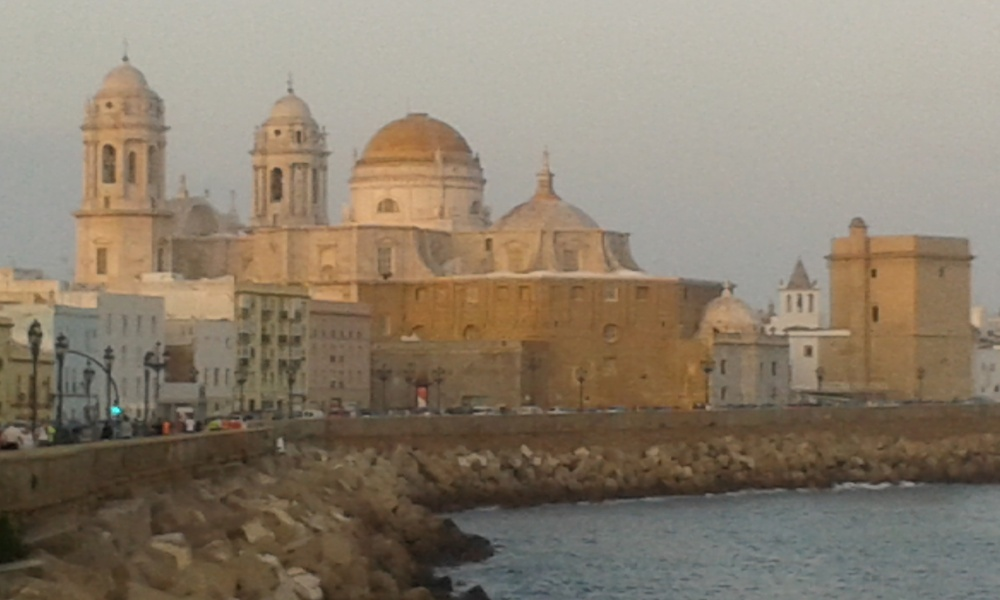
#> input picture Codes/Images/cadiz2015.jpg, 1000 x 600 px, shrunk from 2560 x 1536 before the run
$ jupyter execute 'Clase II.ipynb'   (shell and % lines are left out)
#> lines starting #> are read from the running program, lines starting #| are printed output that depends on the picture
# Clase II curso 2020-2021. Emanuele Schiavi

Copiamos la carpeta de imágenes desde el repositorio

Definicion vectores en 2D

[cell 1]
import numpy as np
import matplotlib.pyplot as plt

[cell 2]
orig = np.zeros([5,2])
v_1 = np.array([[1],[0]])
v_2 = np.array([[1],[1]])
n_1 = np.array([[-1],[1]])
n_2 = np.array([[0],[2]])
u_1 = np.array([[3],[7]])

u = np.concatenate([v_1, v_2, n_1, n_2, u_1], axis=1).transpose()
plt.figure()
plt.quiver(orig[:,0], orig[:,1], u[:,0], u[:,1],
           angles='xy', scale_units='xy', scale=1,
           color=['r', 'g', 'b', 'c', 'k'])

plt.xlim(-2,4)
plt.ylim(-1,8)
plt.show()
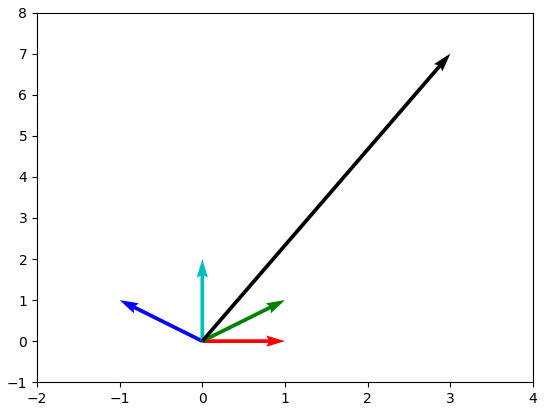
#> figure drawn by matplotlib, 1 panel

Definicion vectores en 3D

[cell 3]
orig = np.asarray([0,0,0]).reshape(3,1)
u=np.asarray([-4,2,-1]).reshape(3,1)
v=np.asarray([2,-1,1/2]).reshape(3,1)
w=np.asarray([0,1,2]).reshape(3,1)
r=np.asarray([-2,-1,-1]).reshape(3,1)

[cell 4]
ax = plt.figure().add_subplot(projection='3d')
ax.quiver(orig[0], orig[1], orig[2], u[0], u[1], u[2], length=1, arrow_length_ratio=0.1, color='r')
ax.quiver(orig[0], orig[1], orig[2], v[0], v[1], v[2], length=1, arrow_length_ratio=0.1, color='b')
ax.quiver(orig[0], orig[1], orig[2], w[0], w[1], w[2], length=1, arrow_length_ratio=0.1, color='g')
ax.quiver(orig[0], orig[1], orig[2], r[0], r[1], r[2], length=1, arrow_length_ratio=0.1, color='m')

ax.quiver(orig[0], orig[1], orig[2], [1], [0], [0], length=1, arrow_length_ratio=0.1, color='k')
ax.quiver(orig[0], orig[1], orig[2], [0], [1], [0], length=1, arrow_length_ratio=0.1, color='k')
ax.quiver(orig[0], orig[1], orig[2], [0], [0], [1], length=1, arrow_length_ratio=0.1, color='k')

ax.set_xlim(-4,4)
ax.set_ylim(-4,4)
ax.set_zlim(-4,4)
plt.show()
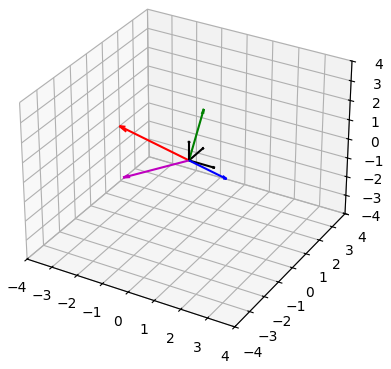
#> figure drawn by matplotlib, 1 panel

# 2.1.1. Dependencia e Independencia Lineal
Ejercicio 2.1 estudiar independencia lineal

* Para esta sección utilizaremos la librería de cómputo simbólico ```sympy```

[cell 5]
from sympy import *
from IPython.display import Math, display

v_1=[1,-1,0] # definimos los vectores fila
v_2=[0,1,2]
v_3=[1,0,2]

A = Matrix([v_1, v_2, v_3]).transpose() # por eso transponemos la matriz
A

[cell 6]
Matrix([1, -1,0])

[cell 7]
x, y, z = symbols("x y z")
X = Matrix([x, y, z]) # Creamos una matriz (vector columna) de símbolos
A*X # Actuación del operador matricial

Aplicamos el algoritmo de reducción a forma escalonada por filas (Gauss)

[cell 8]
A = Matrix(A)
A_red, _ = A.rref()
A_red

Puesto que ```A_red``` tiene 2 filas distintas de cero, el rango de ```A``` es 2. Tiene 2 vectores linealmente independientes.

# 2.1.2. Sistemas de Generadores, Bases y Bases Ortogonales
Ejercicio 2.2 extraer una base

[cell 9]
u1 = [4, -5, 7]
u2 = [2, -3, 4]
u3 = [1, 1, -2]
u4 = [2, -1, 1]

M = Matrix([u1, u2, u3, u4]).transpose()
A_red = M.rref()[0]
A_red

 Coeficientes de la combinación lineal:

[cell 10]
c = A_red[:,3] # selecciono la columna con los coeficientes de u_4 en la base
c

En efecto, se verifica:

[cell 11]
res = c[0]*Matrix(u1) + c[1]*Matrix(u2) + c[2]*Matrix(u3) - Matrix(u4) # debe ser cero
res

# Ejercicio 2.3

Dimension del Subespacio Generado por 2 vectores:

[cell 12]
u_1 = [-1, 1, 0]
u_2 = [ 0, 1, 1]
A = Matrix([u_1, u_2])
rango = A.rank()
rango

# 2.1.2 Cambio de base

Ejemplo

[cell 13]
e1 = [1, 0] # primer vector base canonica Bc
e2 = [0, 1] # segundo vector base canonica Bc
b11 = [1, 0] # [-1, 1]'%[1, 0]' % primer vector base B1
b12 = [1, 1] # [2, 0]'%[1, 1]' % segundo vector base B1
b21 = [-1, 1] # [1, 1]'%[-1, 1]' % primer vector base B2
b22 = [0, 2] # [0, -1]' %[0, 2]' % segundo vector base B2

[cell 14]
B_C = Matrix([e1, e2]).transpose()
B_1 = Matrix([b11, b12]).transpose()
B_2 = Matrix([b21, b22]).transpose()
x = Matrix([2, 2]) # coordenadas en BC

[cell 15]
B_C

[cell 16]
B_1

[cell 17]
B_2

ciclo Bc->B1->B2->Bc

[cell 18]
P_1 = B_1.inv() # matriz de paso Bc -> B1
P_2 = B_2.inv()*B_1 # matriz de paso B1 -> B2
P_3 = B_2 # matriz de paso B2 -> Bc

[cell 19]
P_1

[cell 20]
P_2

[cell 21]
P_3

Coordenadas en $B_1$: $B_1 y_{B1}=x_{BC}$ que es $Py=x$ luego $y=P^-1 x$

* Nótese: $y_{B1}$ es el vector $x_{BC}$ visto desde la base $B_1$

[cell 22]
# MATLAB y_B1 = B_1\x # P=M(B_C,B1) como me escribo los vectores de BV en BC

y_B1 = B_1.solve(x) # por defecto usa eliminación Gauss-Jordan
y_B1 = B_1.LUsolve(x)
y_B1 = B_1.QRsolve(x)
y_B1 = B_1.inv()*x
y_B1 = B_1.pinv()*x
y_B1

[cell 23]
#verifica
residuo=(B_1*y_B1-x).norm()
residuo

Coordenadas en B_2

[cell 24]
y_B2 = B_2.solve(x)
# verifica
residuo = (B_2*y_B2-x).norm()
residuo

Matriz de paso B1 a B2

[cell 25]
# P=M(B1,B2) como me escribo los vectores de B1 en B2
p1 = B_2.solve(Matrix(b11))
p2 = B_2.solve(Matrix(b12))
P = p1.row_join(p2) # P = [p1, p2]
P

[cell 26]
Y = P*y_B2 # pasa (proyecta) las coordenadas de B1 a B2
Y

Resolucion directa

[cell 27]
PP = B_2.solve(B_1 )
PP

# Ejercicio 2.5

[cell 28]
v1 = [1, 0] # primer vector base BV
v2 = [1, 1] # segundo vector base BV
n1 = [-1, 1] # primer vector base BN
n2 = [0, 2] # segundo vector base BN
B_V = Matrix([v1, v2]).transpose() # matriz de paso BC a BV
B_N = Matrix([n1, n2]).transpose() # matriz de paso BC a BN
x = Matrix([3, 7]) # coordenadas en BC

Coordenadas en $B_V$: $B_V y_{B_V}=x_{BC}$ que es $Py=x$ luego $y=P^{-1}x$

[cell 29]
y_BV = B_V.solve(x) # P=M(B_C,BV) como me escribo los vectores de BV en BC
y_BV

Coordenadas en $B_N$

[cell 30]
y_BN = B_N.solve(x)
y_BN

Matriz de paso BV a BN
* $P=M(BV,BN)$ como me escribo los vectores de BN en BV

[cell 31]
p1 = B_N.solve(Matrix(v1))
p2 = B_N.solve(Matrix(v2))
P = p1.row_join(p2) # P = [p1, p2]
Y = P*y_BV # pasa (proyecta) las coordenadas de BV a BN
Y

Resolución directa

[cell 32]
PP = B_N.solve(B_V)
PP

# Ejercicio

[cell 33]
n = 2
A = np.random.randn(n,n) # genero la matriz
B = (1/2)*(A+A.transpose()) # la simetrizo
eigvals, V = np.linalg.eig(B) # clasifico la matriz
det = np.linalg.det(B) # compruebo que no es singular luego es una base
x = np.random.randn(n,1) # coordenadas en el sistema canonico
y = Matrix(V).LUsolve(Matrix(x)) #coordenadas en el nuevo sistema.
res = V*y-x
norm_res = res.norm()
norm_res

[cell 34]
Matrix(eigvals)

[cell 35]
Matrix(V)

# 2.1.3. Espacio Imagen y Núcleo

[cell 36]
# Calcular base ortonormal
A = Matrix([[1, 2, 3],
            [1, 2, 3],
            [1, 2, 3]])
A

[cell 37]
Z = A.nullspace()
Z_mat = Z[0].row_join(Z[1])
Z_mat

Compruebo que los vectores de Z estan en el kernel

[cell 38]
A*Z_mat

Base ortonormal

[cell 39]
Z_orthonormal = GramSchmidt(Z, orthonormal=True)
Z_orthonormal_mat = Z_orthonormal[0].row_join(Z_orthonormal[1])
Z_orthonormal_mat

Otro ejemplo

[cell 40]
A = Matrix([[1, -2, 0],
            [0, 0, 0],
            [2, -4, 0]])

rango = A.rank()
kernel = A.nullspace()

print('Rango:'+str(rango))
# Mostramos todos los vectores del núcleo (kernel es una lista de ellos dados por A.nullspace())
for i in kernel:
    display(i)

kernel_mat = kernel[0].row_join(kernel[1])
kernel_ortonormal = GramSchmidt(kernel, orthonormal=True)
kernel_ortonormal_mat = kernel_ortonormal[0].row_join(kernel_ortonormal[1])

kernel_ortonormal_mat

[cell 41]
A.rref()[0]

[cell 42]
GramSchmidt([A[:,0]], orthonormal=True)[0]

Otro ejemplo

[cell 43]
A = Matrix([[1, 2, 0],
            [0, 0, 0],
            [2, -4, 0]])

rango = A.rank()
kernel = A.nullspace()

print('Rango:'+str(rango))
# Mostramos todos los vectores del núcleo (kernel es una lista de ellos dados por A.nullspace())
for i in kernel:
    display(i)

En este caso tenemos $A^{m x n}$ donde $m = n = 3$.

El rango de $A$ es 2, que corresponde a la dimensión del espacio imagen de la matriz: $dim(\mathcal{R}(A))=2$

El núcleo de $A$ solo tiene 1 vector: $\left[\begin{matrix}0\\0\\1\end{matrix}\right]$, por tanto la dimensión del núcleo $dim(\mathcal{N}(A))=1$

En efecto, esto cumple la condición del teorema de la dimensión:

$\underbrace{n}_{3} = \underbrace{dim(\mathcal{R}(A))}_{2} + \underbrace{dim(\mathcal{N}(A))}_{1}$

# 2.1.4 Normas

## Normas Vectoriales

[cell 44]
u = np.array([-1, 2, 0, -4])
norma2 = np.linalg.norm(u, ord=2)
norma1 = np.linalg.norm(u, ord=1)
norma_inf = np.linalg.norm(u, ord=np.inf)

print('Norma 2:' + str(norma2))
print('Norma 1:' + str(norma1))
print('Norma infinito:' + str(norma_inf))

## Normas Matriciales

[cell 45]
A= np.array([[-1, 2, 0],[-4, 2, 0]])

norma2 = np.linalg.norm(A, ord=2)
norma1 = np.linalg.norm(A, ord=1)
norma_inf = np.linalg.norm(A, ord=np.inf)
norma_fro = np.linalg.norm(A, ord='fro')

norma2_A_vectorizada = np.linalg.norm(A.flatten(), ord=2)

print('Norma 2:' + str(norma2))
print('Norma 1:' + str(norma1))
print('Norma infinito:' + str(norma_inf))
print('Norma frobenius:' + str(norma_fro))
print('Norma 2 de A vectorizada:' + str(norma2_A_vectorizada))

# Ejercicio 1.10 calculo de la energia

[cell 46]
from PIL import Image

path_to_image = './Images/cadiz2015.jpg'
im = Image.open(path_to_image)
#> im is the input picture: PIL image 1000x600 RGB; mean R, G, B 138.3, 126.1, 109.2
im_bw = im.convert('L') # https://pillow.readthedocs.io/en/stable/reference/Image.html#PIL.Image.Image.convert
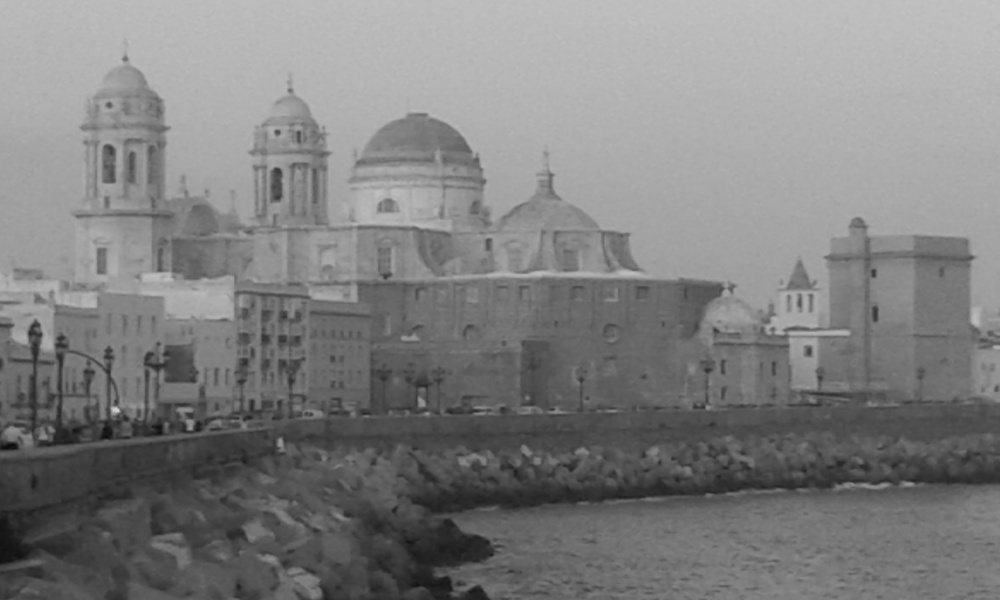
#> im_bw: PIL image 1000x600 L; min 11, max 210, mean 127.8
plt.imshow(im_bw, cmap="gray")
plt.axis('off')
plt.show()

I = np.asarray(im_bw)/255.0 # pasamos a numpy.array y al rango [0, 1]

norma_imagen_1 = np.linalg.norm(I, ord=1)
#> norma_imagen_1 = 340.3
norma_imagen_2 = np.linalg.norm(I, ord=2)
#> norma_imagen_2 = 406.3
norma_imagen_inf = np.linalg.norm(I, ord=np.inf)
#> norma_imagen_inf = 739.9
norma_imagen_fro = np.linalg.norm(I, ord='fro')
#> norma_imagen_fro = 409.7

print("Norma 1 Imagen: {:.02f}".format(norma_imagen_1))
#| Norma 1 Imagen: 340.27
print("Norma 2 Imagen: {:.02f}".format(norma_imagen_2))
#| Norma 2 Imagen: 406.34
print("Norma Inf Imagen: {:.02f}".format(norma_imagen_inf))
#| Norma Inf Imagen: 739.92
print("Norma Frobenius Imagen: {:.02f}".format(norma_imagen_fro))
#| Norma Frobenius Imagen: 409.65


energia_imagen_1 = np.linalg.norm(I, ord=1) #%sum(I(:).^2) %sqrt(sum(I(:).^2)) CORREGIR
#> energia_imagen_1 = 340.3
energia_imagen_2 = (1/2)*np.linalg.norm(I, ord=2)**2
#> energia_imagen_2 = 82555.5
energia_imagen_inf = np.linalg.norm(I, np.inf)
#> energia_imagen_inf = 739.9
energia_imagen_fro = np.linalg.norm(I,'fro')
#> energia_imagen_fro = 409.7
print('')
print("Energía 1 Imagen: {:.02f}".format(energia_imagen_1))
#| Energía 1 Imagen: 340.27
print("Energía 2 Imagen: {:.02f}".format(energia_imagen_2))
#| Energía 2 Imagen: 82555.50
print("Energía Inf Imagen: {:.02f}".format(energia_imagen_inf))
#| Energía Inf Imagen: 739.92
print("Energía Frobenius Imagen: {:.02f}".format(energia_imagen_fro))
#| Energía Frobenius Imagen: 409.65
